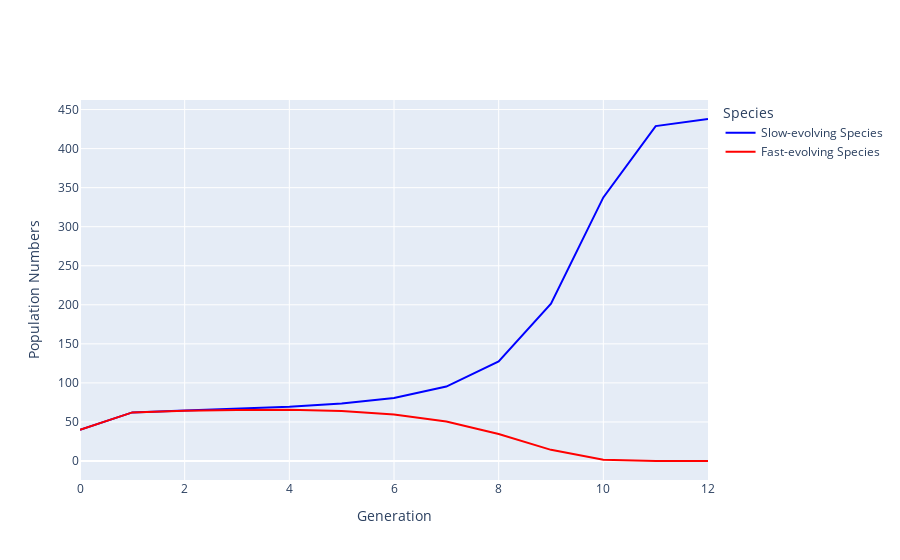
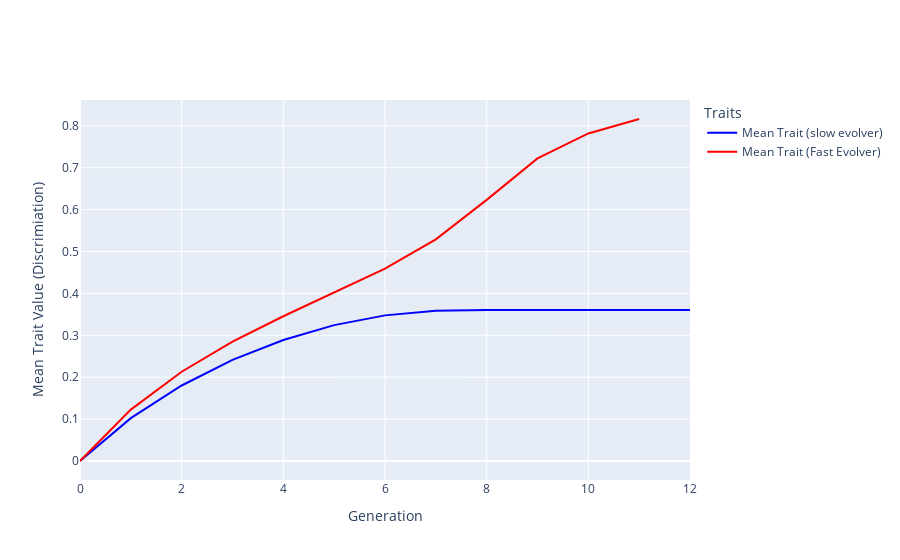

Here is the notebook cell these charts were saved with, in order:
### Code cell
test_parameters = Parameters_class(
    b1 = 220, 
    b2 = 220, 
    alpha11 = 0.5,
    alpha22 = 0.5,
    alpha12 = 2, 
    alpha21 = 2, 
    z_m1_initial = 0, 
    z_m2_initial = 0, 
    initial_population_species_1 = 40, 
    initial_population_species_2 = 40, 
    cost_to_males = 0.3,
    strength_of_interference = 0.4,
    V_A1 = 1, 
    V_A2 = 1.2, 
    num_generations = 1000
)

outcome_instance_test = run_simulation_and_get_outcome_instance(test_parameters)
print("Outcome of simulation: ", outcome_instance_test.outcome)
outcome_instance_test.plot_population_dynamics_and_trait_evolution()
outcome_instance_test.print_outcome_stats()

### Figure 1 — Plotly figure (JSON) as saved in the notebook; plotly's stock layout.template omitted (floating-point values rounded to 4 significant figures)
{"data": [{"line": {"color": "blue"}, "mode": "lines", "name": "Slow-evolving Species", "type": "scatter", "x": [0, 1, 2, 3, 4, 5, 6, 7, 8, 9, 10, 11, 12], "y": [40, 62.23, 64.72, 66.94, 69.59, 73.57, 80.74, 95.27, 127.4, 201.5, 337.5, 428.8, 437.9]}, {"line": {"color": "red"}, "mode": "lines", "name": "Fast-evolving Species", "type": "scatter", "x": [0, 1, 2, 3, 4, 5, 6, 7, 8, 9, 10, 11, 12], "y": [40, 62.23, 64.34, 65.45, 65.56, 64.05, 59.68, 50.46, 34.49, 14.29, 1.659, 0.01017, 2.415e-07]}], "layout": {"legend": {"title": {"text": "Species"}}, "xaxis": {"title": {"text": "Generation"}}, "yaxis": {"title": {"text": "Population Numbers"}}}}

### Figure 2 — Plotly figure (JSON) as saved in the notebook; plotly's stock layout.template omitted (floating-point values rounded to 4 significant figures)
{"data": [{"line": {"color": "blue"}, "mode": "lines", "name": "Mean Trait (slow evolver)", "type": "scatter", "x": [0, 1, 2, 3, 4, 5, 6, 7, 8, 9, 10, 11, 12], "y": [0, 0.1023, 0.1802, 0.2412, 0.2888, 0.3244, 0.3476, 0.3584, 0.3604, 0.3605, 0.3605, 0.3605, 0.3605]}, {"line": {"color": "red"}, "mode": "lines", "name": "Mean Trait (Fast Evolver)", "type": "scatter", "x": [0, 1, 2, 3, 4, 5, 6, 7, 8, 9, 10, 11], "y": [0, 0.1227, 0.2131, 0.2847, 0.3454, 0.4013, 0.4591, 0.5291, 0.6233, 0.7221, 0.7818, 0.8163]}], "layout": {"legend": {"title": {"text": "Traits"}}, "xaxis": {"title": {"text": "Generation"}}, "yaxis": {"title": {"text": "Mean Trait Value (Discrimiation)"}}}}
